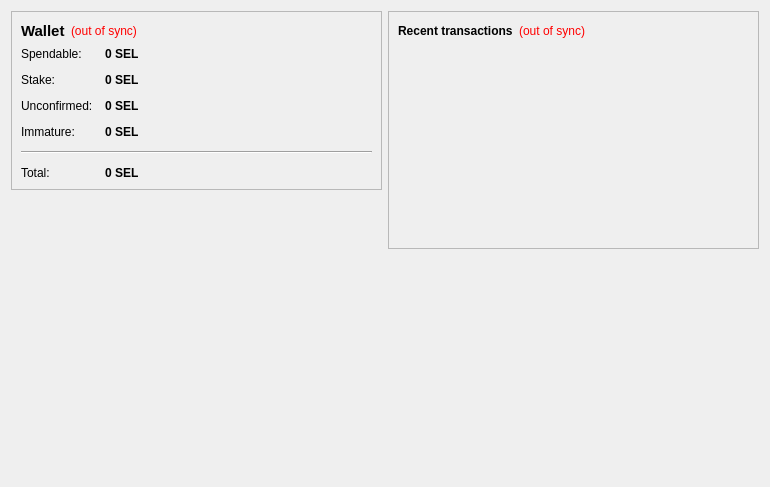
<?xml version="1.0" encoding="UTF-8"?>
<ui version="4.0">
 <class>OverviewPage</class>
 <widget class="QWidget" name="OverviewPage">
  <property name="geometry">
   <rect>
    <x>0</x>
    <y>0</y>
    <width>770</width>
    <height>487</height>
   </rect>
  </property>
  <property name="windowTitle">
   <string>Form</string>
  </property>
  <layout class="QHBoxLayout" name="horizontalLayout" stretch="1,1">
   <item>
    <layout class="QVBoxLayout" name="verticalLayout_2">
     <item>
      <widget class="QFrame" name="frame">
       <property name="frameShape">
        <enum>QFrame::StyledPanel</enum>
       </property>
       <property name="frameShadow">
        <enum>QFrame::Raised</enum>
       </property>
       <layout class="QVBoxLayout" name="verticalLayout_4">
        <item>
         <layout class="QHBoxLayout" name="horizontalLayout_4">
          <item>
           <widget class="QLabel" name="label_5">
            <property name="font">
             <font>
              <pointsize>11</pointsize>
              <weight>75</weight>
              <bold>true</bold>
             </font>
            </property>
            <property name="text">
             <string>Wallet</string>
            </property>
           </widget>
          </item>
          <item>
           <widget class="QLabel" name="labelWalletStatus">
            <property name="toolTip">
             <string>The displayed information may be out of date. Your wallet automatically synchronizes with the selen network after a connection is established, but this process has not completed yet.</string>
            </property>
            <property name="styleSheet">
             <string notr="true">QLabel { color: red; }</string>
            </property>
            <property name="text">
             <string notr="true">(out of sync)</string>
            </property>
            <property name="alignment">
             <set>Qt::AlignLeading|Qt::AlignLeft|Qt::AlignVCenter</set>
            </property>
           </widget>
          </item>
          <item>
           <spacer name="horizontalSpacer_2">
            <property name="orientation">
             <enum>Qt::Horizontal</enum>
            </property>
            <property name="sizeHint" stdset="0">
             <size>
              <width>40</width>
              <height>20</height>
             </size>
            </property>
           </spacer>
          </item>
         </layout>
        </item>
        <item>
         <layout class="QFormLayout" name="formLayout_2">
          <property name="fieldGrowthPolicy">
           <enum>QFormLayout::AllNonFixedFieldsGrow</enum>
          </property>
          <property name="horizontalSpacing">
           <number>12</number>
          </property>
          <property name="verticalSpacing">
           <number>12</number>
          </property>
          <item row="0" column="0">
           <widget class="QLabel" name="label">
            <property name="text">
             <string>Spendable:</string>
            </property>
           </widget>
          </item>
          <item row="0" column="1">
           <widget class="QLabel" name="labelBalance">
            <property name="font">
             <font>
              <weight>75</weight>
              <bold>true</bold>
             </font>
            </property>
            <property name="cursor">
             <cursorShape>IBeamCursor</cursorShape>
            </property>
            <property name="toolTip">
             <string>Your current spendable balance</string>
            </property>
            <property name="text">
             <string notr="true">0 SEL</string>
            </property>
            <property name="textInteractionFlags">
             <set>Qt::LinksAccessibleByMouse|Qt::TextSelectableByKeyboard|Qt::TextSelectableByMouse</set>
            </property>
           </widget>
          </item>
          <item row="1" column="0">
           <widget class="QLabel" name="label_6">
            <property name="text">
             <string>Stake:</string>
            </property>
           </widget>
          </item>
          <item row="1" column="1">
           <widget class="QLabel" name="labelStake">
            <property name="font">
             <font>
              <weight>75</weight>
              <bold>true</bold>
             </font>
            </property>
            <property name="cursor">
             <cursorShape>IBeamCursor</cursorShape>
            </property>
            <property name="toolTip">
             <string>Total of coins that was staked, and do not yet count toward the current balance</string>
            </property>
            <property name="text">
             <string notr="true">0 SEL</string>
            </property>
            <property name="textInteractionFlags">
             <set>Qt::LinksAccessibleByMouse|Qt::TextSelectableByKeyboard|Qt::TextSelectableByMouse</set>
            </property>
           </widget>
          </item>
          <item row="2" column="0">
           <widget class="QLabel" name="label_3">
            <property name="text">
             <string>Unconfirmed:</string>
            </property>
           </widget>
          </item>
          <item row="2" column="1">
           <widget class="QLabel" name="labelUnconfirmed">
            <property name="font">
             <font>
              <weight>75</weight>
              <bold>true</bold>
             </font>
            </property>
            <property name="cursor">
             <cursorShape>IBeamCursor</cursorShape>
            </property>
            <property name="toolTip">
             <string>Total of transactions that have yet to be confirmed, and do not yet count toward the current balance</string>
            </property>
            <property name="text">
             <string notr="true">0 SEL</string>
            </property>
            <property name="textInteractionFlags">
             <set>Qt::LinksAccessibleByMouse|Qt::TextSelectableByKeyboard|Qt::TextSelectableByMouse</set>
            </property>
           </widget>
          </item>
          <item row="3" column="0">
           <widget class="QLabel" name="labelImmatureText">
            <property name="text">
             <string>Immature:</string>
            </property>
           </widget>
          </item>
          <item row="3" column="1">
           <widget class="QLabel" name="labelImmature">
            <property name="font">
             <font>
              <weight>75</weight>
              <bold>true</bold>
             </font>
            </property>
            <property name="toolTip">
             <string>Mined balance that has not yet matured</string>
            </property>
            <property name="text">
             <string notr="true">0 SEL</string>
            </property>
            <property name="textInteractionFlags">
             <set>Qt::LinksAccessibleByMouse|Qt::TextSelectableByKeyboard|Qt::TextSelectableByMouse</set>
            </property>
           </widget>
          </item>
          <item row="4" column="0" colspan="2">
           <widget class="Line" name="line">
            <property name="orientation">
             <enum>Qt::Horizontal</enum>
            </property>
           </widget>
          </item>
          <item row="5" column="0">
           <widget class="QLabel" name="labelTotalText">
            <property name="text">
             <string>Total:</string>
            </property>
           </widget>
          </item>
          <item row="5" column="1">
           <widget class="QLabel" name="labelTotal">
            <property name="font">
             <font>
              <weight>75</weight>
              <bold>true</bold>
             </font>
            </property>
            <property name="cursor">
             <cursorShape>IBeamCursor</cursorShape>
            </property>
            <property name="toolTip">
             <string>Your current total balance</string>
            </property>
            <property name="text">
             <string notr="true">0 SEL</string>
            </property>
            <property name="textInteractionFlags">
             <set>Qt::LinksAccessibleByMouse|Qt::TextSelectableByKeyboard|Qt::TextSelectableByMouse</set>
            </property>
           </widget>
          </item>
         </layout>
        </item>
       </layout>
      </widget>
     </item>
     <item>
      <spacer name="verticalSpacer">
       <property name="orientation">
        <enum>Qt::Vertical</enum>
       </property>
       <property name="sizeHint" stdset="0">
        <size>
         <width>20</width>
         <height>40</height>
        </size>
       </property>
      </spacer>
     </item>
     <item>
      <widget class="QLabel" name="label_2">
       <property name="autoFillBackground">
        <bool>true</bool>
       </property>
       <property name="text">
        <string/>
       </property>
       <property name="pixmap">
        <pixmap resource="../bitcoin.qrc">:/icons/iconbg</pixmap>
       </property>
       <property name="scaledContents">
        <bool>false</bool>
       </property>
       <property name="margin">
        <number>0</number>
       </property>
      </widget>
     </item>
    </layout>
   </item>
   <item>
    <layout class="QVBoxLayout" name="verticalLayout_3">
     <item>
      <widget class="QFrame" name="frame_2">
       <property name="frameShape">
        <enum>QFrame::StyledPanel</enum>
       </property>
       <property name="frameShadow">
        <enum>QFrame::Raised</enum>
       </property>
       <layout class="QVBoxLayout" name="verticalLayout">
        <item>
         <layout class="QHBoxLayout" name="horizontalLayout_2">
          <item>
           <widget class="QLabel" name="label_4">
            <property name="text">
             <string>&lt;b&gt;Recent transactions&lt;/b&gt;</string>
            </property>
           </widget>
          </item>
          <item>
           <widget class="QLabel" name="labelTransactionsStatus">
            <property name="toolTip">
             <string>The displayed information may be out of date. Your wallet automatically synchronizes with the selen network after a connection is established, but this process has not completed yet.</string>
            </property>
            <property name="styleSheet">
             <string notr="true">QLabel { color: red; }</string>
            </property>
            <property name="text">
             <string notr="true">(out of sync)</string>
            </property>
            <property name="alignment">
             <set>Qt::AlignRight|Qt::AlignTrailing|Qt::AlignVCenter</set>
            </property>
           </widget>
          </item>
          <item>
           <spacer name="horizontalSpacer">
            <property name="orientation">
             <enum>Qt::Horizontal</enum>
            </property>
            <property name="sizeHint" stdset="0">
             <size>
              <width>40</width>
              <height>20</height>
             </size>
            </property>
           </spacer>
          </item>
         </layout>
        </item>
        <item>
         <widget class="QListView" name="listTransactions">
          <property name="styleSheet">
           <string notr="true">QListView { background: transparent; }</string>
          </property>
          <property name="frameShape">
           <enum>QFrame::NoFrame</enum>
          </property>
          <property name="verticalScrollBarPolicy">
           <enum>Qt::ScrollBarAlwaysOff</enum>
          </property>
          <property name="horizontalScrollBarPolicy">
           <enum>Qt::ScrollBarAlwaysOff</enum>
          </property>
          <property name="selectionMode">
           <enum>QAbstractItemView::NoSelection</enum>
          </property>
         </widget>
        </item>
       </layout>
      </widget>
     </item>
     <item>
      <spacer name="verticalSpacer_2">
       <property name="orientation">
        <enum>Qt::Vertical</enum>
       </property>
       <property name="sizeHint" stdset="0">
        <size>
         <width>20</width>
         <height>40</height>
        </size>
       </property>
      </spacer>
     </item>
    </layout>
   </item>
  </layout>
 </widget>
 <resources/>
 <connections/>
</ui>
